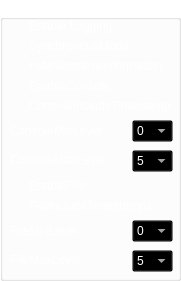
     <widget class="QGroupBox" name="groupBoxLogging">
      <property name="enabled">
       <bool>false</bool>
      </property>
      <property name="geometry">
       <rect>
        <x>0</x>
        <y>40</y>
        <width>181</width>
        <height>281</height>
       </rect>
      </property>
      <property name="styleSheet">
       <string notr="true">background: transparent;
color: white;</string>
      </property>
      <property name="title">
       <string>Logging</string>
      </property>
      <widget class="QCheckBox" name="checkBoxEnableLogging">
       <property name="geometry">
        <rect>
         <x>10</x>
         <y>15</y>
         <width>161</width>
         <height>21</height>
        </rect>
       </property>
       <property name="toolTip">
        <string>Enables logging.</string>
       </property>
       <property name="text">
        <string>Enable Logging</string>
       </property>
       <property name="checked">
        <bool>false</bool>
       </property>
      </widget>
      <widget class="QCheckBox" name="checkBoxSynchronousMode">
       <property name="geometry">
        <rect>
         <x>10</x>
         <y>35</y>
         <width>171</width>
         <height>21</height>
        </rect>
       </property>
       <property name="toolTip">
        <string>Enables synchronous output for logging (slow, for debugging only).</string>
       </property>
       <property name="text">
        <string>SynchronousMode</string>
       </property>
      </widget>
      <widget class="QCheckBox" name="checkBoxHideSensitiveInformation">
       <property name="geometry">
        <rect>
         <x>10</x>
         <y>56</y>
         <width>171</width>
         <height>20</height>
        </rect>
       </property>
       <property name="toolTip">
        <string>Hides sensitive information (emails / IP addresses) from logs.</string>
       </property>
       <property name="text">
        <string>HideSensitiveInformation</string>
       </property>
      </widget>
      <widget class="QCheckBox" name="checkBoxEnableConsole">
       <property name="geometry">
        <rect>
         <x>10</x>
         <y>76</y>
         <width>161</width>
         <height>20</height>
        </rect>
       </property>
       <property name="toolTip">
        <string>Enables the console output target.</string>
       </property>
       <property name="text">
        <string>EnableConsole</string>
       </property>
       <property name="checked">
        <bool>false</bool>
       </property>
      </widget>
      <widget class="QCheckBox" name="checkBoxConsoleIncludeTimestamps">
       <property name="geometry">
        <rect>
         <x>10</x>
         <y>96</y>
         <width>161</width>
         <height>20</height>
        </rect>
       </property>
       <property name="toolTip">
        <string>Enables message timestamps for the console output target.</string>
       </property>
       <property name="text">
        <string>ConsoleIncludeTimestamps</string>
       </property>
      </widget>
      <widget class="QCheckBox" name="checkBoxEnableFile">
       <property name="geometry">
        <rect>
         <x>10</x>
         <y>176</y>
         <width>161</width>
         <height>20</height>
        </rect>
       </property>
       <property name="toolTip">
        <string>Enables the file output target.</string>
       </property>
       <property name="text">
        <string>EnableFile</string>
       </property>
      </widget>
      <widget class="QComboBox" name="comboBoxConsoleMinLevel">
       <property name="geometry">
        <rect>
         <x>132</x>
         <y>120</y>
         <width>41</width>
         <height>22</height>
        </rect>
       </property>
       <property name="toolTip">
        <string>Sets the minimum logging level for the console output target [0-5].</string>
       </property>
       <property name="currentText">
        <string>0</string>
       </property>
       <item>
        <property name="text">
         <string>0</string>
        </property>
       </item>
       <item>
        <property name="text">
         <string>1</string>
        </property>
       </item>
       <item>
        <property name="text">
         <string>2</string>
        </property>
       </item>
       <item>
        <property name="text">
         <string>3</string>
        </property>
       </item>
       <item>
        <property name="text">
         <string>4</string>
        </property>
       </item>
       <item>
        <property name="text">
         <string>5</string>
        </property>
       </item>
      </widget>
      <widget class="QLabel" name="labelConsoleMinLevel">
       <property name="geometry">
        <rect>
         <x>10</x>
         <y>120</y>
         <width>141</width>
         <height>21</height>
        </rect>
       </property>
       <property name="toolTip">
        <string>Sets the minimum logging level for the console output target [0-5].</string>
       </property>
       <property name="text">
        <string>ConsoleMinLevel</string>
       </property>
      </widget>
      <widget class="QLabel" name="labelConsoleMaxLevel">
       <property name="geometry">
        <rect>
         <x>10</x>
         <y>149</y>
         <width>141</width>
         <height>21</height>
        </rect>
       </property>
       <property name="toolTip">
        <string>Sets the maximum logging level for the console output target [0-5].</string>
       </property>
       <property name="text">
        <string>ConsoleMaxLevel</string>
       </property>
      </widget>
      <widget class="QComboBox" name="comboBoxConsoleMaxLevel">
       <property name="geometry">
        <rect>
         <x>132</x>
         <y>150</y>
         <width>41</width>
         <height>22</height>
        </rect>
       </property>
       <property name="toolTip">
        <string>Sets the maximum logging level for the console output target [0-5].</string>
       </property>
       <property name="currentIndex">
        <number>5</number>
       </property>
       <item>
        <property name="text">
         <string>0</string>
        </property>
       </item>
       <item>
        <property name="text">
         <string>1</string>
        </property>
       </item>
       <item>
        <property name="text">
         <string>2</string>
        </property>
       </item>
       <item>
        <property name="text">
         <string>3</string>
        </property>
       </item>
       <item>
        <property name="text">
         <string>4</string>
        </property>
       </item>
       <item>
        <property name="text">
         <string>5</string>
        </property>
       </item>
      </widget>
      <widget class="QCheckBox" name="checkBoxFileIncludeTimestamps">
       <property name="geometry">
        <rect>
         <x>10</x>
         <y>196</y>
         <width>161</width>
         <height>20</height>
        </rect>
       </property>
       <property name="toolTip">
        <string>Enables message timestamps for the file output target.</string>
       </property>
       <property name="text">
        <string>FileIncludeTimestamps</string>
       </property>
       <property name="checked">
        <bool>false</bool>
       </property>
      </widget>
      <widget class="QComboBox" name="comboBoxFileMaxLevel">
       <property name="geometry">
        <rect>
         <x>132</x>
         <y>250</y>
         <width>41</width>
         <height>22</height>
        </rect>
       </property>
       <property name="toolTip">
        <string>Sets the maximum logging level for the file output target [0-5].</string>
       </property>
       <property name="currentIndex">
        <number>5</number>
       </property>
       <item>
        <property name="text">
         <string>0</string>
        </property>
       </item>
       <item>
        <property name="text">
         <string>1</string>
        </property>
       </item>
       <item>
        <property name="text">
         <string>2</string>
        </property>
       </item>
       <item>
        <property name="text">
         <string>3</string>
        </property>
       </item>
       <item>
        <property name="text">
         <string>4</string>
        </property>
       </item>
       <item>
        <property name="text">
         <string>5</string>
        </property>
       </item>
      </widget>
      <widget class="QLabel" name="labelFileMinLevel">
       <property name="geometry">
        <rect>
         <x>10</x>
         <y>220</y>
         <width>151</width>
         <height>21</height>
        </rect>
       </property>
       <property name="toolTip">
        <string>Sets the minimum logging level for the file output target [0-5].</string>
       </property>
       <property name="text">
        <string>FileMinLevel</string>
       </property>
      </widget>
      <widget class="QLabel" name="labelFileMaxLevel">
       <property name="geometry">
        <rect>
         <x>10</x>
         <y>250</y>
         <width>151</width>
         <height>20</height>
        </rect>
       </property>
       <property name="toolTip">
        <string>Sets the maximum logging level for the file output target [0-5].</string>
       </property>
       <property name="text">
        <string>FileMaxLevel</string>
       </property>
      </widget>
      <widget class="QComboBox" name="comboBoxFileMinLevel">
       <property name="geometry">
        <rect>
         <x>132</x>
         <y>220</y>
         <width>41</width>
         <height>22</height>
        </rect>
       </property>
       <property name="toolTip">
        <string>Sets the minimum logging level for the file output target [0-5].</string>
       </property>
       <property name="currentText">
        <string>0</string>
       </property>
       <item>
        <property name="text">
         <string>0</string>
        </property>
       </item>
       <item>
        <property name="text">
         <string>1</string>
        </property>
       </item>
       <item>
        <property name="text">
         <string>2</string>
        </property>
       </item>
       <item>
        <property name="text">
         <string>3</string>
        </property>
       </item>
       <item>
        <property name="text">
         <string>4</string>
        </property>
       </item>
       <item>
        <property name="text">
         <string>5</string>
        </property>
       </item>
      </widget>
     </widget>
